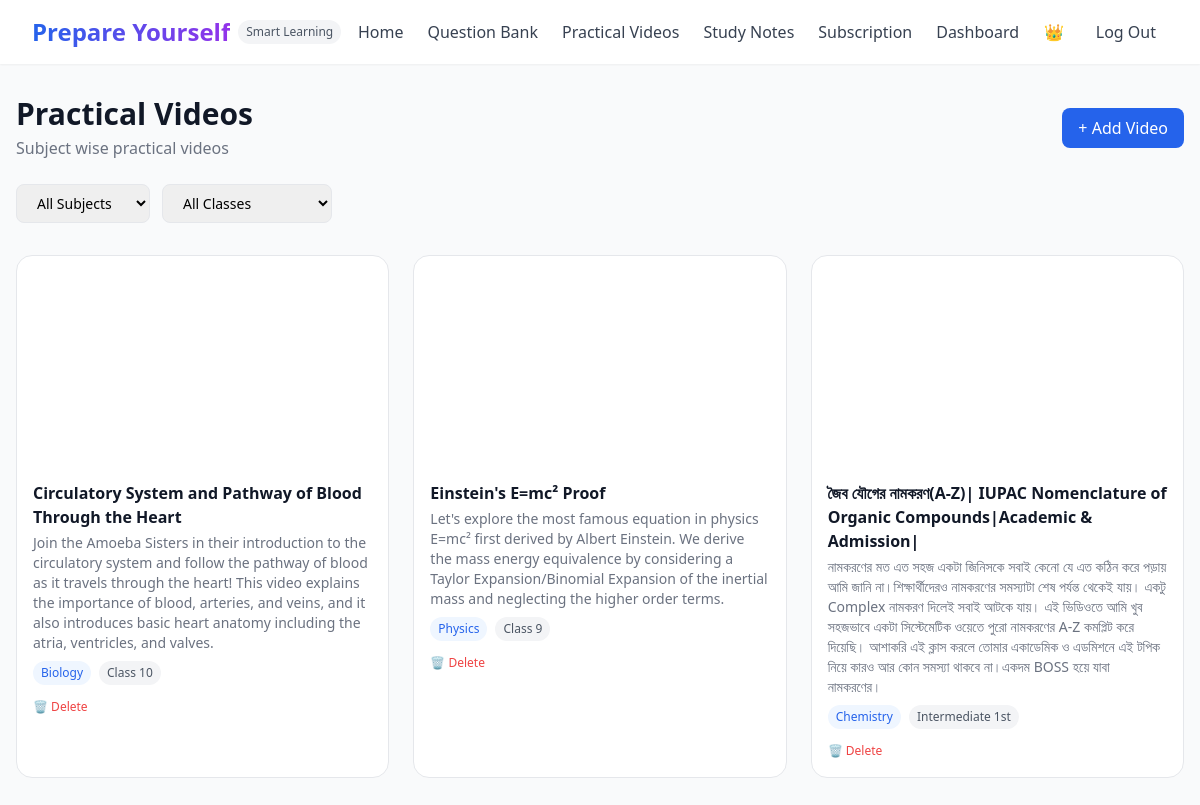
Page /practical-videos/ (signed in) on the committed database.
### core/models.py (models this page shows, shortened)
class PracticalVideo(models.Model):
    title = models.CharField(max_length=200)
    youtube_url = models.CharField(max_length=200)
    subject = models.ForeignKey(Subject, on_delete=models.CASCADE, related_name='videos')
    class_obj = models.ForeignKey(Class, on_delete=models.CASCADE, related_name='videos')
    description = models.TextField(blank=True)
    is_active = models.BooleanField(default=True)
    created_at = models.DateTimeField(auto_now_add=True)
    class Meta:
        ordering = ['-created_at']

class Subject(models.Model):
    name = models.CharField(max_length=100, unique=True)
    slug = models.SlugField(unique=True, blank=True)
    icon = models.CharField(max_length=10, blank=True)
    color = models.CharField(max_length=20, default='blue')
    is_active = models.BooleanField(default=True)
    class Meta:
        ordering = ['name']

class Class(models.Model):
    name = models.CharField(max_length=20, unique=True)
    numeric_value = models.IntegerField(unique=True)
    class Meta:
        ordering = ['numeric_value']
        verbose_name_plural = 'Classes'

### core/views.py (the view)
    def wrapper(request, *args, **kwargs):
        if not request.user.is_authenticated:
            return redirect('login')
        try:
            profile = request.user.profile
            if profile.role == 'ADMIN' or profile.is_superadmin:
                return view_func(request, *args, **kwargs)
            if not profile.is_premium:
                messages.error(request, 'এই feature শুধু Premium users এর জন্য।')
                return redirect('pricing')
        except UserProfile.DoesNotExist:
            return redirect('pricing')
        return view_func(request, *args, **kwargs)

### core/context_processors.py (called while the page is built)
def user_role(request):
    is_admin = False
    is_superadmin = False
    unread_count = 0
    if request.user.is_authenticated:
        try:
            is_admin = request.user.profile.role == 'ADMIN'
            is_superadmin = request.user.profile.is_superadmin
            if not is_admin and not is_superadmin:
                from core.models import TeacherFeedback
                unread_count = TeacherFeedback.objects.filter(
                    student=request.user, is_read=False
                ).count()
        except:
            pass
    return {'is_admin': is_admin, 'is_superadmin': is_superadmin, 'unread_count': unread_count}

### core/views.py (called while the page is built)
def premium_required(view_func):
    def wrapper(request, *args, **kwargs):
        if not request.user.is_authenticated:
            return redirect('login')
        try:
            profile = request.user.profile
            if profile.role == 'ADMIN' or profile.is_superadmin:
                return view_func(request, *args, **kwargs)
            if not profile.is_premium:
                messages.error(request, 'এই feature শুধু Premium users এর জন্য।')
                return redirect('pricing')
        except UserProfile.DoesNotExist:
            return redirect('pricing')
        return view_func(request, *args, **kwargs)
    wrapper.__name__ = view_func.__name__
    return wrapper

@premium_required
def practical_videos(request):
    from .models import PracticalVideo
    videos = PracticalVideo.objects.filter(is_active=True)
    subjects = Subject.objects.filter(is_active=True)
    classes = Class.objects.all()
    subject_filter = request.GET.get('subject')
    class_filter = request.GET.get('class_obj')
    if subject_filter:
        videos = videos.filter(subject__slug=subject_filter)
    if class_filter:
        videos = videos.filter(class_obj__id=class_filter)
    return render(request, 'core/practical_videos.html', {
        'videos': videos,
        'subjects': subjects,
        'classes': classes,
    })

### templates/core/practical_videos.html (shortened to what this page needs)
{% extends 'base.html' %}
{% block content %}
<div class="max-w-7xl mx-auto px-4 py-8">
    <div class="flex justify-between items-center mb-6">
        <div>
            <h1 class="text-3xl font-bold text-gray-900 mb-1">Practical Videos</h1>
            <p class="text-gray-500">Subject wise practical videos</p>
        </div>
        {% if is_admin %}
        <a href="{% url 'video_add' %}"
            class="bg-blue-600 text-white px-4 py-2 rounded-lg font-medium hover:bg-blue-700 transition">
            + Add Video
        </a>
        {% endif %}
    </div>
    <form method="get" class="flex gap-3 mb-8 flex-wrap">
        <select name="subject" onchange="this.form.submit()"
            class="border border-gray-200 rounded-lg px-4 py-2 text-sm outline-none">
            <option value="">All Subjects</option>
        </select>
        <select name="class_obj" onchange="this.form.submit()"
            class="border border-gray-200 rounded-lg px-4 py-2 text-sm outline-none">
            <option value="">All Classes</option>
        </select>
    </form>
    {% if videos %}
    <div class="grid grid-cols-1 md:grid-cols-2 lg:grid-cols-3 gap-6">
        {% for video in videos %}
        <div class="bg-white rounded-2xl border border-gray-200 overflow-hidden hover:shadow-md transition">
            <div class="aspect-video">
                <iframe
                    src="https://www.youtube.com/embed/{{ video.youtube_url }}"
                    class="w-full h-full"
                    frameborder="0"
                    allowfullscreen>
                </iframe>
            </div>
            <div class="p-4">
                <h3 class="font-semibold text-gray-900 mb-1">{{ video.title }}</h3>
                {% if video.description %}
                <p class="text-sm text-gray-500 mb-2">{{ video.description }}</p>
                {% endif %}
                <div class="flex gap-2">
                    <span class="text-xs bg-blue-50 text-blue-600 px-2 py-1 rounded-full">{{ video.subject.name }}</span>
                    <span class="text-xs bg-gray-100 text-gray-600 px-2 py-1 rounded-full">{{ video.class_obj.name }}</span>
                </div>
                {% if is_admin %}
                <form method="post" action="{% url 'video_delete' video.pk %}" class="mt-2">
                    <button type="submit" onclick="return confirm('Delete this video?')"
                        class="text-xs text-red-500 hover:text-red-700">
                        🗑 Delete
                    </button>
                </form>
                {% endif %}
            </div>
        </div>
        {% endfor %}
    </div>
    {% else %}
    <div class="text-center py-20 text-gray-400">
        <p class="text-4xl mb-3">🎬</p>
        <p>কোনো video নেই এখনো</p>
    </div>
    {% endif %}
</div>
{% endblock %}

### templates/base.html (shortened to what this page needs)
<!DOCTYPE html>
<html lang="en">
<head>
    <script src="https://cdn.tailwindcss.com"></script>
    {% load static %}
    <link rel="stylesheet" href="{% static 'css/styles.css' %}">
</head>
<body class="bg-gray-50 font-sans antialiased">
    {% include 'includes/navbar.html' %}
    <main class="min-h-screen">
        {% block content %}{% endblock %}
    </main>
</body>
</html>

### templates/includes/navbar.html (shortened to what this page needs)
<nav class="bg-white shadow-sm sticky top-0 z-50">
    <div class="max-w-7xl mx-auto px-4 sm:px-6 lg:px-8">
        <div class="flex justify-between items-center h-16">
            <div class="flex items-center">
                <a href="{% url 'home' %}" class="flex items-center space-x-2">
                    <span class="text-2xl font-bold bg-gradient-to-r from-blue-600 to-purple-600 bg-clip-text text-transparent">Prepare Yourself</span>
                    <span class="text-xs bg-gray-100 text-gray-600 px-2 py-1 rounded-full">Smart Learning</span>
                </a>
            </div>
            <div class="hidden md:flex items-center space-x-6">
                <a href="{% url 'home' %}" class="text-gray-700 hover:text-blue-600 font-medium">Home</a>
                <a href="{% url 'question_bank' %}" class="text-gray-700 hover:text-blue-600 font-medium">Question Bank</a>
                <a href="{% url 'practical_videos' %}" class="text-gray-700 hover:text-blue-600 font-medium">Practical Videos</a>
                <a href="{% url 'study_notes' %}" class="text-gray-700 hover:text-blue-600 font-medium">Study Notes</a>
                <a href="{% url 'pricing' %}" class="text-gray-700 hover:text-blue-600 font-medium">Subscription</a>
                <a href="{% url 'dashboard' %}" class="text-gray-700 hover:text-blue-600 font-medium">Dashboard</a>
            </div>
            <div class="flex items-center space-x-3">
                {% if request.user.is_authenticated %}
                    {% if is_superadmin %}
                    <a href="{% url 'superadmin_dashboard' %}"
                       title="Super Admin"
                       class="text-gray-500 hover:text-purple-600 px-2 py-2 rounded-lg transition">
                        👑
                    </a>
                    {% elif is_admin %}
                    <a href="{% url 'manage_dashboard' %}"
                       title="Manage Panel"
                       class="text-gray-500 hover:text-blue-600 px-2 py-2 rounded-lg transition">
                        ⚙️
                    </a>
                    {% endif %}
                    <a href="{% url 'logout' %}" class="text-gray-700 hover:text-red-600 font-medium px-3 py-2 rounded-lg">Log Out</a>
                {% else %}
                    <a href="{% url 'login' %}" class="text-gray-700 hover:text-blue-600 font-medium px-3 py-2 rounded-lg">Log In</a>
                    <a href="{% url 'signup' %}" class="bg-gradient-to-r from-blue-600 to-purple-600 text-white px-4 py-2 rounded-lg font-medium hover:shadow-lg transition">Sign Up</a>
                {% endif %}
            </div>
        </div>
    </div>
</nav>

### rows in the picture
PracticalVideo: title "Circulatory System and Pathway of Blood Through the Heart", description "Join the Amoeba Sisters in their introduction to the circulatory system and follow the pathway of blood as it travels through the heart! This video explains the importance of blood, arteries, and veins, and it also introduces basic heart anatomy including the atria, ventricles, and valves.", subject.name "Biology", class_obj.name "Class 10"
PracticalVideo: title "Einstein's E=mc² Proof", description "Let's explore the most famous equation in physics E=mc² first derived by Albert Einstein. We derive the mass energy equivalence by considering a Taylor Expansion/Binomial Expansion of the inertial mass and neglecting the higher order terms.", subject.name "Physics", class_obj.name "Class 9"
PracticalVideo: title "জৈব যৌগের নামকরণ(A-Z)| IUPAC Nomenclature of Organic Compounds|Academic & Admission|", description "নামকরণের মত এত সহজ একটা জিনিসকে সবাই কেনো যে এত কঠিন করে পড়ায় আমি জানি না।শিক্ষার্থীদেরও নামকরণের সমস‍্যাটা শেষ পর্যন্ত থেকেই যায়। একটু Complex নামকরণ দিলেই সবাই আটকে যায়। এই ভিডিওতে আমি খুব সহজভাবে একটা সিস্টেমেটিক ওয়েতে পুরো নামকরণের A-Z কমপ্লিট করে দিয়েছি। আশাকরি এই ক্লাস করলে তোমার একাডেমিক ও এডমিশনে এই টপিক নিয়ে কারও আর কোন সমস‍্যা থাকবে না।একদম BOSS হয়ে যাবা নামকরণের।", subject.name "Chemistry", class_obj.name "Intermediate 1st"
